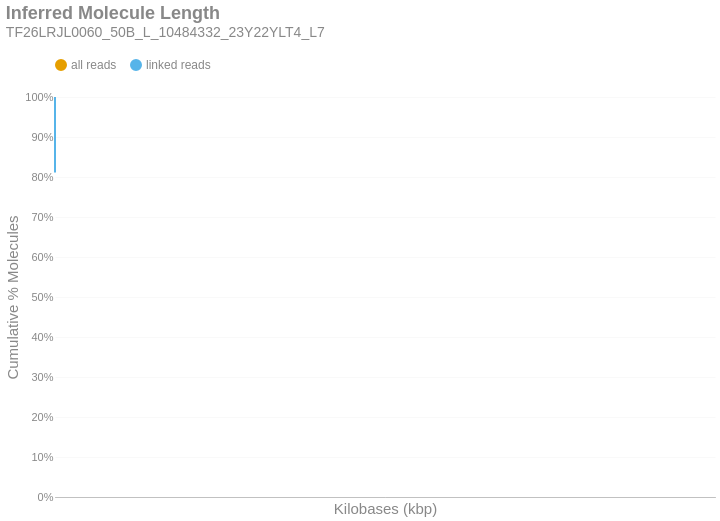

Notebook code cell kept with this figure:
### Markdown cell above
### Inferred Molecule Length
This is the cumulative frequency distribution of molecule lengths inferred from the first and last alignment positions along a contig for all alignments associated with a single linked-read barcode on a given contig.There are two distributions: one with `all` the alignments (yellow) and another with only `linked reads` (blue). The percent of molecules in the `linked reads` distribution is relative to the total number of linked molecules.

### Code cell
if SKIPLR:
    print_html(f"Skipped")
else:
    binned_df = consolidated_hist(valids['length_inferred']/1000, mask, 10, True)
    binned_df = binned_df.with_columns(
        pl.when(pl.col('bin').cast(pl.Utf8) == '0').then(pl.lit('1')).otherwise(pl.col('bin').cast(pl.Utf8)).alias('bin')
    )
    with SafeRender(binned_df):
        (
            density_plot(binned_df, 'Inferred Molecule Length', samplename, 'inferredlen')
            .transform_calculate(bin_kb='datum.bin / 1000')
            .encode(
                x=alt.X('bin_kb:Q', title="Kilobases (kbp)").scale(type='log', padding=0).axis(labelAngle=-40),
                y=alt.Y('value:Q', title='Cumulative % Molecules')
                    .axis(format='%')
                    .stack(False)
                    .scale(domainMin=0, domainMax=1,padding=0),
                color=alt.Color("key:N").scale(domain = ["all reads", "linked reads"]),
                tooltip = [
                    alt.Tooltip("key:N", title = "Data Type"),
                    alt.Tooltip("range_label:N", title="Kilobases"),
                    alt.Tooltip("value:Q", format = ".2%", title="% Molecules (Cum.)")
                ]
            )
        ).display()

### Figure 1 — Vega-Lite specification as saved in the notebook (floating-point values rounded to 4 significant figures)
{"width": "container", "height": 400, "config": {"title": {"anchor": "start", "dy": -15, "fontSize": 18, "color": "#888888", "subtitleColor": "#888888", "subtitleFontSize": 14}, "arc": {"fill": "#0072B2"}, "axis": {"domainColor": "#888888", "domainWidth": 0.5, "gridWidth": 0.2, "grid": false, "titleFontWeight": 400, "titleFontSize": 15, "labelFontSize": 11, "labelColor": "#888888", "tickColor": "#888888", "tickWidth": 0.2, "titleColor": "#888888"}, "axisBand": {"grid": false}, "axisX": {"grid": true, "tickSize": 10, "domainCap": "round"}, "axisY": {"domain": false, "grid": true, "tickSize": 0, "domainCap": "round"}, "background": "transparent", "header": {"labelFontSize": 15, "labelColor": "#888888", "titleFontSize": 15, "titleFontWeight": 600, "titleColor": "#888888"}, "legend": {"labelFont": "sans-serif", "labelFontSize": 12, "labelColor": "#888888", "symbolSize": 100, "symbolType": "circle", "titleFontSize": 12, "titlePadding": 10, "titleColor": "#888888", "title": null, "orient": "top"}, "range": {"category": ["#E69F00", "#56B4E9", "#009E73", "#F0E442", "#0072B2", "#D55E00", "#CC79A7", "#000000"], "diverging": ["#cfe8f3", "#a2d4ec", "#73bfe2", "#46abdb", "#1696d2", "#12719e"]}, "area": {"fill": "#0072B2", "fillOpacity": 0.7, "line": true, "strokeOpacity": 0.7}, "line": {"color": "#0072B2", "stroke": "#0072B2", "strokeWidth": 2}, "trail": {"color": "#0072B2", "stroke": "#0072B2", "strokeWidth": 0, "size": 1}, "point": {"filled": true, "fillOpacity": 1.0, "size": 95}, "text": {"color": "#888888", "fontSize": 11, "align": "right", "fontWeight": 400, "size": 11}, "bar": {"fill": "#0072B2", "stroke": null}, "view": {"stroke": null, "continuousWidth": 660, "continuousHeight": 400}}, "data": {"name": "data-97e8f09898f5ab5215e0cb8d57485943"}, "mark": {"type": "line", "interpolate": "monotone", "point": {"opacity": 0, "size": 275}}, "encoding": {"color": {"field": "key", "scale": {"domain": ["all reads", "linked reads"]}, "type": "nominal"}, "tooltip": [{"field": "key", "title": "Data Type", "type": "nominal"}, {"field": "range_label", "title": "Kilobases", "type": "nominal"}, {"field": "value", "format": ".2%", "title": "% Molecules (Cum.)", "type": "quantitative"}], "x": {"axis": {"labelAngle": -40}, "field": "bin_kb", "scale": {"type": "log", "padding": 0}, "title": "Kilobases (kbp)", "type": "quantitative"}, "y": {"axis": {"format": "%"}, "field": "value", "scale": {"domainMin": 0, "domainMax": 1, "padding": 0}, "stack": false, "title": "Cumulative % Molecules", "type": "quantitative"}}, "params": [{"name": "param_c36ac31b6afebe62", "select": {"type": "point", "fields": ["key"]}, "bind": "legend"}], "title": {"text": "Inferred Molecule Length", "subtitle": "TF26LRJL0060_50B_L_10484332_23Y22YLT4_L7"}, "transform": [{"fold": ["all reads (cumsum)", "linked reads (cumsum)"]}, {"calculate": "replace(datum.key, ' (cumsum)', '')", "as": "key"}, {"filter": {"param": "param_c36ac31b6afebe62"}}, {"calculate": "datum.bin / 1000", "as": "bin_kb"}], "usermeta": {"embedOptions": {"downloadFileName": "TF26LRJL0060_50B_L_10484332_23Y22YLT4_L7.inferredlen"}}, "$schema": "https://vega.github.io/schema/vega-lite/v6.4.1.json", "datasets": {"data-97e8f09898f5ab5215e0cb8d57485943": [{"bin": "0.0", "interval": "0.0-10.0", "all reads": 0.9715, "linked reads": 0.8115, "all reads (cumsum)": 0.9715, "linked reads (cumsum)": 0.8115, "range_label": "0-9"}, {"bin": "10.0", "interval": "10.0-20.0", "all reads": 0.01318, "linked reads": 0.08528, "all reads (cumsum)": 0.9847, "linked reads (cumsum)": 0.8968, "range_label": "10-19"}, {"bin": "20.0", "interval": "20.0-30.0", "all reads": 0.00651, "linked reads": 0.04267, "all reads (cumsum)": 0.9912, "linked reads (cumsum)": 0.9394, "range_label": "20-29"}, {"bin": "30.0", "interval": "30.0-40.0", "all reads": 0.004273, "linked reads": 0.02817, "all reads (cumsum)": 0.9954, "linked reads (cumsum)": 0.9676, "range_label": "30-39"}, {"bin": "40.0", "interval": "40.0-50.0", "all reads": 0.003036, "linked reads": 0.02041, "all reads (cumsum)": 0.9985, "linked reads (cumsum)": 0.988, "range_label": "40-49"}, {"bin": "50.0", "interval": "50.0-60.0", "all reads": 0.0008873, "linked reads": 0.006896, "all reads (cumsum)": 0.9994, "linked reads (cumsum)": 0.9949, "range_label": "50-59"}, {"bin": "60.0", "interval": "60.0-70.0", "all reads": 0.000304, "linked reads": 0.002416, "all reads (cumsum)": 0.9997, "linked reads (cumsum)": 0.9973, "range_label": "60-69"}, {"bin": "70.0", "interval": "70.0-80.0", "all reads": 0.0001701, "linked reads": 0.001361, "all reads (cumsum)": 0.9998, "linked reads (cumsum)": 0.9987, "range_label": "70-79"}, {"bin": "80.0", "interval": "80.0-90.0", "all reads": 8.565e-05, "linked reads": 0.0006782, "all reads (cumsum)": 0.9999, "linked reads (cumsum)": 0.9994, "range_label": "80-89"}, {"bin": "90.0", "interval": "90.0-100.0", "all reads": 4.041e-05, "linked reads": 0.0003267, "all reads (cumsum)": 1.0, "linked reads (cumsum)": 0.9997, "range_label": "90-99"}, {"bin": "100.0", "interval": "100.0-110.0", "all reads": 1.87e-05, "linked reads": 0.0001535, "all reads (cumsum)": 1.0, "linked reads (cumsum)": 0.9999, "range_label": "100-109"}, {"bin": "110.0", "interval": "110.0-120.0", "all reads": 1.086e-05, "linked reads": 8.911e-05, "all reads (cumsum)": 1.0, "linked reads (cumsum)": 0.9999, "range_label": "110-119"}, {"bin": "120.0", "interval": "120.0-130.0", "all reads": 4.222e-06, "linked reads": 3.465e-05, "all reads (cumsum)": 1.0, "linked reads (cumsum)": 1.0, "range_label": "120-129"}, {"bin": "130.0", "interval": "130.0-140.0", "all reads": 1.81e-06, "linked reads": 1.485e-05, "all reads (cumsum)": 1.0, "linked reads (cumsum)": 1.0, "range_label": "130-139"}, {"bin": "140.0", "interval": "140.0-150.0", "all reads": 0.0, "linked reads": 0.0, "all reads (cumsum)": 1.0, "linked reads (cumsum)": 1.0, "range_label": "140-149"}, {"bin": "150.0", "interval": "150.0-160.0", "all reads": 1.206e-06, "linked reads": 9.901e-06, "all reads (cumsum)": 1.0, "linked reads (cumsum)": 1.0, "range_label": "150-159"}]}}
